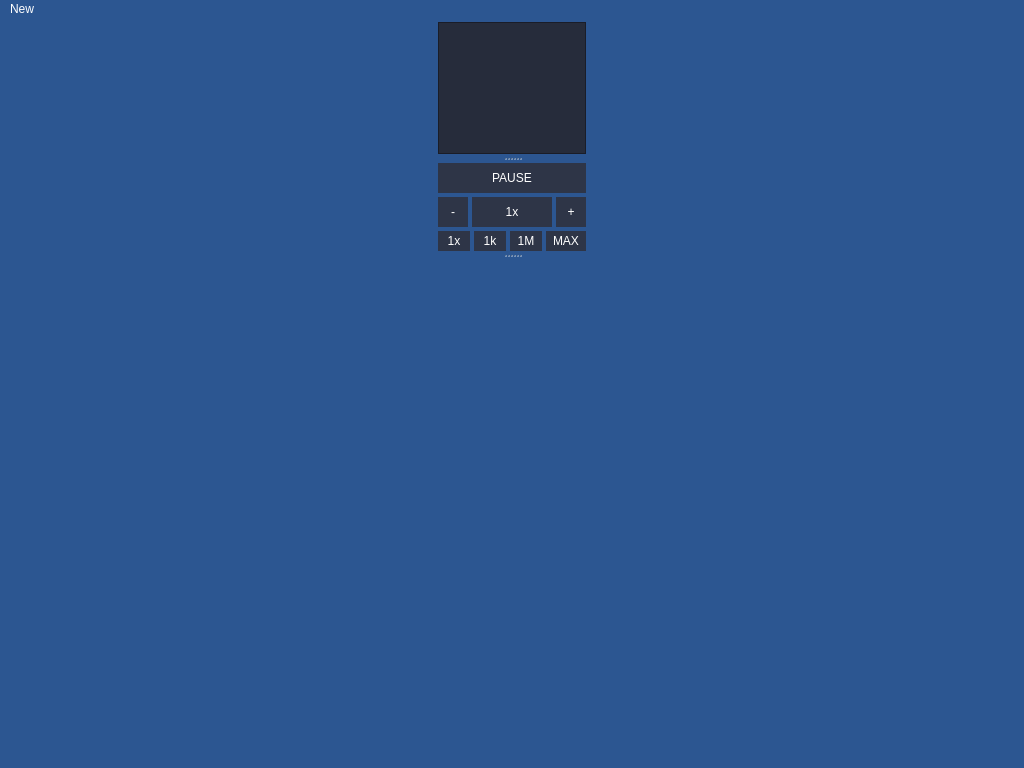
<?xml version="1.0" encoding="UTF-8"?>
<ui version="4.0">
 <class>MainWindow</class>
 <widget class="QMainWindow" name="MainWindow">
  <property name="geometry">
   <rect>
    <x>0</x>
    <y>0</y>
    <width>1024</width>
    <height>768</height>
   </rect>
  </property>
  <property name="sizePolicy">
   <sizepolicy hsizetype="Preferred" vsizetype="Preferred">
    <horstretch>0</horstretch>
    <verstretch>0</verstretch>
   </sizepolicy>
  </property>
  <property name="windowTitle">
   <string>Freespace Aurora</string>
  </property>
  <property name="autoFillBackground">
   <bool>false</bool>
  </property>
  <property name="styleSheet">
   <string notr="true">QWidget { 
  background-color: rgb(44, 86, 145);
  color: white;
}
QListView {
  background: rgb(38, 44, 59);
  border-width: 1px;
  border-style: solid;
  border-radius: 0px;
  border-color: rgb(26,29,40);
}
QTreeView {
  background-color: rgb(38, 44, 59);
  border-width: 1px;
  border-style: solid;
  border-radius: 0px;
  border-color: rgb(26,29,40);
}
QPushButton {
  background-color: rgb(46, 53, 71);
  border-width: 1px;
  border-style: solid;
  border-radius: 0px;
  border-color: rgb(46, 53, 71);
/*  alternate-background-color: blue;*/
}
QComboBox {
  background-color: rgb(46, 53, 71);
  border-width: 1px;
  border-style: solid;
  border-radius: 0px;
  border-color: rgb(46, 53, 71);
}
QCheckBox:indicator:unchecked  {
  background-color: rgb(46, 53, 71);
  border-width: 1px;
  border-style: solid;
  border-radius: 0px;
  border-color: rgb(26,29,40);
}
QCheckBox:indicator:checked {
  background-color: rgb(105, 156, 232);
  color:white;
  border-width: 2px;
  border-style: solid;
  border-radius: 0px;
  border-color: rgb(26,29,40);
}
QPushButton:pressed {
  background-color: rgb(26, 30, 38);
  border-width: 1px;
  border-style: solid;
  border-radius: 0px;
  border-color: rgb(105, 156, 232);
}
QPushButton:checked {
  background-color: rgb(26, 30, 38);
  border-width: 1px;
  border-style: solid;
  border-radius: 0px;
  border-color: rgb(105, 156, 232);
}
QMenu::item:selected {
  background-color: rgb(105, 156, 232);
}
QTextEdit {
  background-color: rgb(38, 44, 59);
  border-width: 1px;
  border-style: solid;
  border-radius: 0px;
  border-color: rgb(26,29,40);
}
QTextEdit:focus  {
  border-color: rgb(105, 156, 232);
}
QLineEdit {
  background-color: rgb(38, 44, 59);
  border-width: 1px;
  border-style: solid;
  border-radius: 0px;
  border-color: rgb(26,29,40);
}
QLineEdit:focus  {
  border-color: rgb(105, 156, 232);
}
QTabWidget::pane {
    position: absolute;
    top: -1px; /* allow the tabs to overlap over the top border and join with the window below*/
}
QTabWidget::tab-bar {
  left: 5px; /* move to the right by 5px */
}
QTabBar {
  background: rgb(38, 44, 59); /* captures the margin above unselected tabs */
  /* the rest of the background color of the tab bar is handled by the containing widget on an individual basis*/
}
QTabBar::tab {
  background: rgb(72, 98, 145);
  border: 1px solid #9B9B9B;
  min-width: 8ex;
  padding: 2px;
  margin-right: -1px; /* overlap on borders so they arent doubled up */
}
QTabBar::tab:last {
  margin-right: 0px; /* prevent rightmost border from being chopped off */
}
QTabBar::tab:selected {
  background: rgb(44, 86, 145);
  border-color: rgb(105, 156, 232);
  border-bottom-color: rgb(44, 86, 145);
}
QTabBar::tab:!selected {
  margin-top: 3px; /* make non-selected tabs look smaller */
  /*border-bottom: 0px;*/
}</string>
  </property>
  <widget class="QWidget" name="centralwidget">
   <layout class="QHBoxLayout" name="horizontalLayout">
    <property name="spacing">
     <number>0</number>
    </property>
    <property name="leftMargin">
     <number>0</number>
    </property>
    <property name="topMargin">
     <number>3</number>
    </property>
    <property name="rightMargin">
     <number>0</number>
    </property>
    <property name="bottomMargin">
     <number>0</number>
    </property>
    <item>
     <widget class="QWidget" name="sidebar" native="true">
      <property name="sizePolicy">
       <sizepolicy hsizetype="Minimum" vsizetype="Expanding">
        <horstretch>0</horstretch>
        <verstretch>0</verstretch>
       </sizepolicy>
      </property>
      <property name="minimumSize">
       <size>
        <width>160</width>
        <height>0</height>
       </size>
      </property>
      <property name="maximumSize">
       <size>
        <width>160</width>
        <height>16777215</height>
       </size>
      </property>
      <property name="autoFillBackground">
       <bool>false</bool>
      </property>
      <layout class="QVBoxLayout" name="verticalLayout">
       <property name="leftMargin">
        <number>6</number>
       </property>
       <property name="topMargin">
        <number>0</number>
       </property>
       <property name="rightMargin">
        <number>6</number>
       </property>
       <property name="bottomMargin">
        <number>0</number>
       </property>
       <item>
        <widget class="QSplitter" name="splitter">
         <property name="orientation">
          <enum>Qt::Vertical</enum>
         </property>
         <property name="handleWidth">
          <number>9</number>
         </property>
         <property name="childrenCollapsible">
          <bool>false</bool>
         </property>
         <widget class="QListView" name="systemlist">
          <property name="sizePolicy">
           <sizepolicy hsizetype="Expanding" vsizetype="Minimum">
            <horstretch>0</horstretch>
            <verstretch>1</verstretch>
           </sizepolicy>
          </property>
          <property name="minimumSize">
           <size>
            <width>0</width>
            <height>100</height>
           </size>
          </property>
          <property name="maximumSize">
           <size>
            <width>16777215</width>
            <height>16777215</height>
           </size>
          </property>
          <property name="baseSize">
           <size>
            <width>0</width>
            <height>0</height>
           </size>
          </property>
          <property name="styleSheet">
           <string notr="true"/>
          </property>
          <property name="dragEnabled">
           <bool>false</bool>
          </property>
         </widget>
         <widget class="QWidget" name="playpausewidget" native="true">
          <property name="sizePolicy">
           <sizepolicy hsizetype="Preferred" vsizetype="Fixed">
            <horstretch>0</horstretch>
            <verstretch>0</verstretch>
           </sizepolicy>
          </property>
          <layout class="QVBoxLayout" name="verticalLayout_3">
           <property name="spacing">
            <number>4</number>
           </property>
           <property name="leftMargin">
            <number>0</number>
           </property>
           <property name="topMargin">
            <number>0</number>
           </property>
           <property name="rightMargin">
            <number>0</number>
           </property>
           <property name="bottomMargin">
            <number>0</number>
           </property>
           <item>
            <widget class="QPushButton" name="pausebutton">
             <property name="sizePolicy">
              <sizepolicy hsizetype="Expanding" vsizetype="Fixed">
               <horstretch>0</horstretch>
               <verstretch>0</verstretch>
              </sizepolicy>
             </property>
             <property name="minimumSize">
              <size>
               <width>0</width>
               <height>30</height>
              </size>
             </property>
             <property name="maximumSize">
              <size>
               <width>16777215</width>
               <height>30</height>
              </size>
             </property>
             <property name="text">
              <string extracomment="le pause buttone">PAUSE</string>
             </property>
             <property name="checkable">
              <bool>true</bool>
             </property>
             <property name="checked">
              <bool>false</bool>
             </property>
            </widget>
           </item>
           <item>
            <widget class="QWidget" name="warpadjust" native="true">
             <layout class="QHBoxLayout" name="horizontalLayout_2">
              <property name="spacing">
               <number>4</number>
              </property>
              <property name="leftMargin">
               <number>0</number>
              </property>
              <property name="topMargin">
               <number>0</number>
              </property>
              <property name="rightMargin">
               <number>0</number>
              </property>
              <property name="bottomMargin">
               <number>0</number>
              </property>
              <item>
               <widget class="QPushButton" name="minuswarp">
                <property name="minimumSize">
                 <size>
                  <width>30</width>
                  <height>30</height>
                 </size>
                </property>
                <property name="maximumSize">
                 <size>
                  <width>30</width>
                  <height>30</height>
                 </size>
                </property>
                <property name="text">
                 <string>-</string>
                </property>
               </widget>
              </item>
              <item>
               <widget class="QPushButton" name="displaywarp">
                <property name="enabled">
                 <bool>false</bool>
                </property>
                <property name="minimumSize">
                 <size>
                  <width>0</width>
                  <height>30</height>
                 </size>
                </property>
                <property name="maximumSize">
                 <size>
                  <width>16777215</width>
                  <height>30</height>
                 </size>
                </property>
                <property name="text">
                 <string>1x</string>
                </property>
               </widget>
              </item>
              <item>
               <widget class="QPushButton" name="pluswarp">
                <property name="minimumSize">
                 <size>
                  <width>30</width>
                  <height>30</height>
                 </size>
                </property>
                <property name="maximumSize">
                 <size>
                  <width>30</width>
                  <height>30</height>
                 </size>
                </property>
                <property name="text">
                 <string>+</string>
                </property>
               </widget>
              </item>
             </layout>
            </widget>
           </item>
           <item>
            <widget class="QWidget" name="warppresets" native="true">
             <layout class="QHBoxLayout" name="horizontalLayout_3">
              <property name="spacing">
               <number>4</number>
              </property>
              <property name="leftMargin">
               <number>0</number>
              </property>
              <property name="topMargin">
               <number>0</number>
              </property>
              <property name="rightMargin">
               <number>0</number>
              </property>
              <property name="bottomMargin">
               <number>0</number>
              </property>
              <item>
               <widget class="QPushButton" name="warp1">
                <property name="minimumSize">
                 <size>
                  <width>32</width>
                  <height>20</height>
                 </size>
                </property>
                <property name="maximumSize">
                 <size>
                  <width>32</width>
                  <height>20</height>
                 </size>
                </property>
                <property name="text">
                 <string>1x</string>
                </property>
               </widget>
              </item>
              <item>
               <widget class="QPushButton" name="warp1k">
                <property name="minimumSize">
                 <size>
                  <width>32</width>
                  <height>20</height>
                 </size>
                </property>
                <property name="maximumSize">
                 <size>
                  <width>32</width>
                  <height>20</height>
                 </size>
                </property>
                <property name="text">
                 <string>1k</string>
                </property>
               </widget>
              </item>
              <item>
               <widget class="QPushButton" name="warp1M">
                <property name="minimumSize">
                 <size>
                  <width>32</width>
                  <height>20</height>
                 </size>
                </property>
                <property name="maximumSize">
                 <size>
                  <width>32</width>
                  <height>20</height>
                 </size>
                </property>
                <property name="text">
                 <string>1M</string>
                </property>
               </widget>
              </item>
              <item>
               <widget class="QPushButton" name="warpmax">
                <property name="minimumSize">
                 <size>
                  <width>40</width>
                  <height>20</height>
                 </size>
                </property>
                <property name="maximumSize">
                 <size>
                  <width>40</width>
                  <height>20</height>
                 </size>
                </property>
                <property name="text">
                 <string>MAX</string>
                </property>
               </widget>
              </item>
             </layout>
            </widget>
           </item>
          </layout>
         </widget>
         <widget class="QWidget" name="pad" native="true">
          <property name="sizePolicy">
           <sizepolicy hsizetype="Expanding" vsizetype="Expanding">
            <horstretch>0</horstretch>
            <verstretch>2</verstretch>
           </sizepolicy>
          </property>
          <layout class="QVBoxLayout" name="verticalLayout_2">
           <item>
            <spacer name="verticalSpacer">
             <property name="orientation">
              <enum>Qt::Vertical</enum>
             </property>
             <property name="sizeHint" stdset="0">
              <size>
               <width>20</width>
               <height>355</height>
              </size>
             </property>
            </spacer>
           </item>
          </layout>
         </widget>
        </widget>
       </item>
      </layout>
     </widget>
    </item>
   </layout>
  </widget>
  <widget class="QStatusBar" name="statusbar"/>
  <widget class="QMenuBar" name="menubar">
   <property name="geometry">
    <rect>
     <x>0</x>
     <y>0</y>
     <width>1024</width>
     <height>19</height>
    </rect>
   </property>
   <widget class="QMenu" name="menuNew">
    <property name="title">
     <string>New</string>
    </property>
    <addaction name="actionSystemWindow"/>
    <addaction name="actionTechWindow"/>
    <addaction name="actionSpacecraftDesigner"/>
   </widget>
   <addaction name="menuNew"/>
  </widget>
  <action name="actionSystemWindow">
   <property name="text">
    <string>System View</string>
   </property>
  </action>
  <action name="actionTechWindow">
   <property name="text">
    <string>Tech Window</string>
   </property>
  </action>
  <action name="actionSpacecraftDesigner">
   <property name="text">
    <string>Spacecraft Designer</string>
   </property>
  </action>
 </widget>
 <resources/>
 <connections/>
 <slots/>
</ui>
